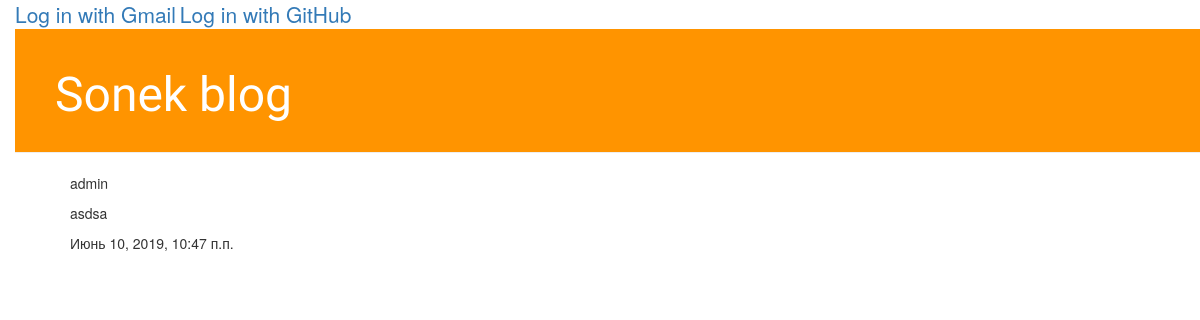
Page /post_detail/4/ on the earlier database version.
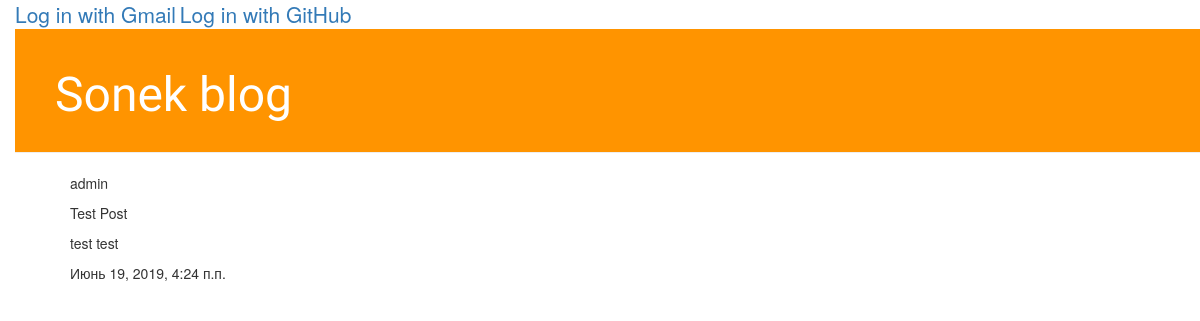
Same page on the later database version.
### blog/models.py (models this page shows, shortened)
class Post(models.Model):
    author = models.ForeignKey(
        settings.AUTH_USER_MODEL, on_delete=models.CASCADE)
    title = models.CharField(max_length=200)
    text = models.TextField()
    created_date = models.DateTimeField(default=timezone.now)

### blog/views.py (the view)
# urls.py: path('post_detail/<int:pk>/', views.post_detail, name='post_detail'),
def post_detail(request, pk):
    post = get_object_or_404(Post, pk=pk)
    return render(request, 'post_detail.html', {'post': post})

### blog/templates/post_detail.html
{% extends 'base.html' %}
{% block content %}
      <p>{{post.author}}</p>
      <p>{{post.title}}</p>
      <p>{{post.text}}</p>
      <p>{{post.created_date}}</p>
{% endblock %}

Differences in the rows shown:
changed Post "admin": title (not shown) → "Test Post"; text "asdsa" → "test test"; created_date "Июнь 10, 2019, 10:47 п.п." → "Июнь 19, 2019, 4:24 п.п."
